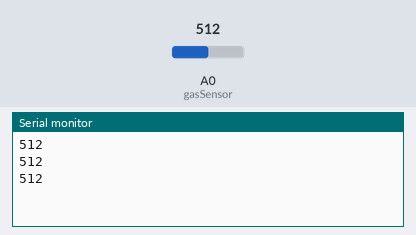
Simulated run of this sketch. Board: Arduino Uno, built with avr-gcc and run on an emulated ATmega328P. Parts: the last lines printed to the serial monitor. Inputs (shaded band) come from the test bench; at power-on: A0 (gasSensor) = 512.

Above: at 1.3 s.
1.4 s: A0 (gasSensor) set to 716
At 1.9 s:
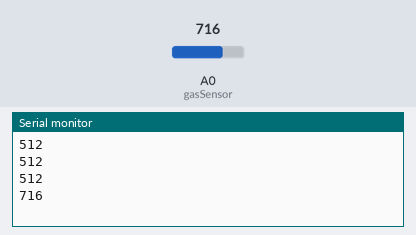
2.9 s: A0 (gasSensor) set to 900
At 3.4 s:
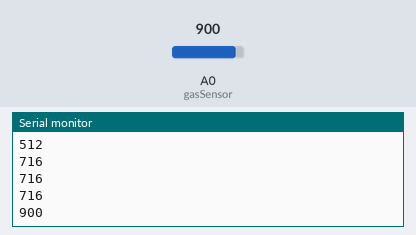
Timing chart, 0 to 5.9 s (numbered marks = the images above; inputs shaded):
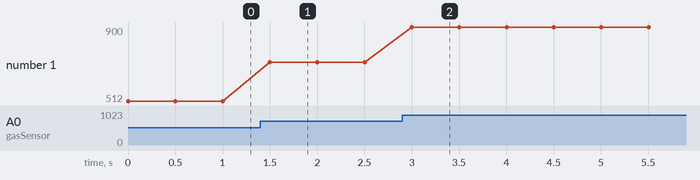

The sketch:

mq-7.ino
```cpp
int gasSensor = A0;

void setup() {
  // put your setup code here, to run once:
  pinMode(gasSensor, INPUT);
  Serial.begin(9600);
}

void loop() {
  // put your main code here, to run repeatedly:
  int value = analogRead(gasSensor);
  Serial.println(value);
  delay(500);
}
```

Measured:
- after the input at 1.4 s, the serial monitor: prints a new line after 0.10 s (image 1)
- after the input at 2.9 s, the serial monitor: prints a new line after 0.10 s (image 2)
- plotted number 1: 512 → 716 after the input at 1.4 s, 716 → 900 after the input at 2.9 s
